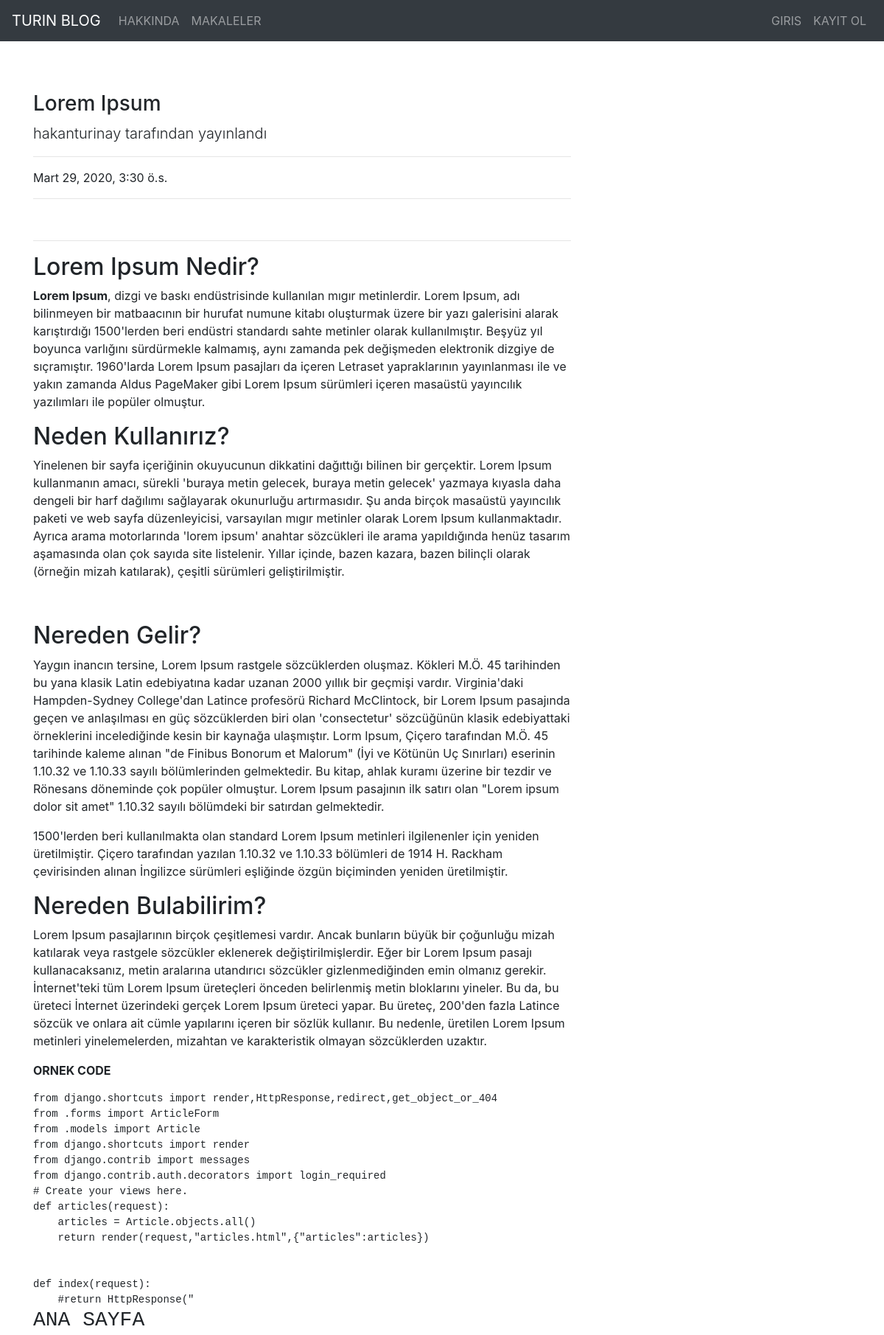
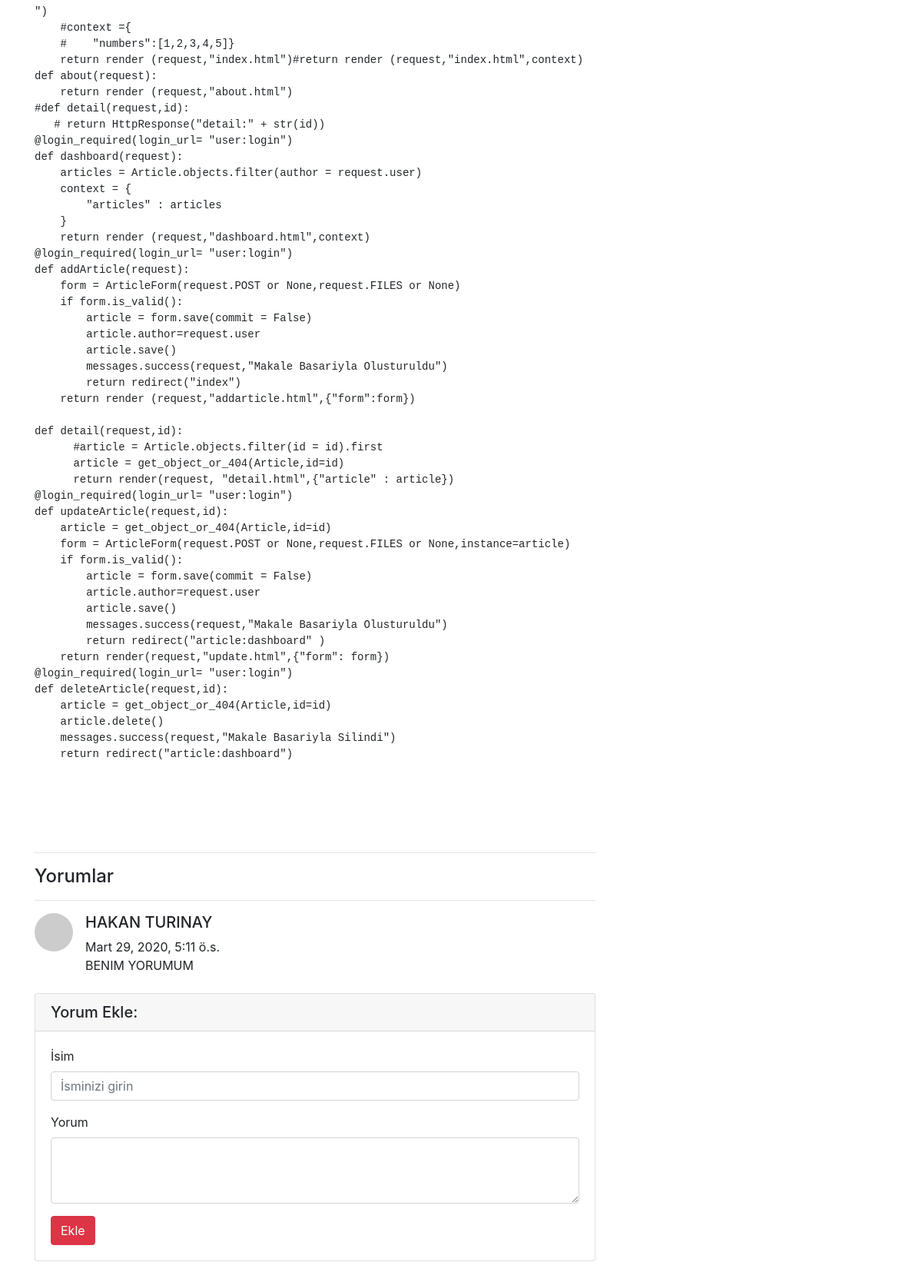
Screenshot of /articles/article/10 with the database file from the repository (2 pictures, top to bottom).
### article/models.py (models this page shows, shortened)
class Article(models.Model):
    author = models.ForeignKey("auth.User",on_delete= models.CASCADE,verbose_name ="YAZAR")#user tablosunu isaret eder user silinirse inputlarida siliniz on deletede
    title = models.CharField(max_length=30, validators=[MinLengthValidator(5)],verbose_name ="BASLIK")
    content = RichTextField()
    created_date = models.DateTimeField(auto_now_add=True,verbose_name ="OLUSTURULMA TARIHI") #O ANKI TARIHI DIREK ATAR
    article_image = models.FileField(blank = True, null = True,verbose_name="MAKALEYE FOTOGRAF YUKLEYIN")
    class Meta:
        ordering = ['-created_date']

class Comment(models.Model):
    article = models.ForeignKey(Article,on_delete=models.CASCADE,verbose_name = "MAKALE",related_name="comments")
    comment_author = models.CharField(max_length=50,verbose_name ="ISIM")
    comment_content = models.CharField(max_length=200, verbose_name ="YORUM")
    comment_date = models.DateTimeField(auto_now_add=True)
    class Meta:
        ordering = ['-comment_date']

### article/views.py (the view)
# urls.py: path('article/<int:id>', views.detail,name = "detail"),
def detail(request,id):
    article = get_object_or_404(Article,id = id)
    comments = article.comments.all()
    return render(request,"detail.html",{"article":article,"comments":comments})

### templates/detail.html (shortened to what this page needs)
{% extends "layout.html" %}
{% block body %}
<div class="row">
    <div class="col-lg-8">
      <h3 class="mt-4">{{article.title}}</h3>
      <p class="lead">
        {{article.author.username}} tarafından yayınlandı
      </p>
      <hr>
      <p>{{article.created_date}}</p>
      <hr>
      <hr>
      <p class="lead">
          {{article.content|safe}}
      </p>
      <hr>
      <h4>Yorumlar</h4>
      <hr>
      {% if comments %}
      {% for comment in comments  %}
        <div class="media mb-4">
          <img class="d-flex mr-3 rounded-circle" src="http://placehold.it/50x50" alt="">
          <div class="media-body">
            <h5 class="mt-0">{{comment.comment_author}}</h5>
            {{comment.comment_date}} <br>
            {{comment.comment_content}}
          </div>
        </div>
      {% endfor %}
      {% else %}
      <div class ="alert alert-danger">
        Bu makaleye herhangi bir yorum yazılmamış,ilk yorum yapan siz olun!
      </div>
      {% endif %}
      <div class="card my-4">
          <h5 class="card-header">Yorum Ekle:</h5>
          <div class="card-body">
            <form method = "post" action = "{% url 'article:comment' article.id %}">
              <div class="form-group">
                  <label for="formGroupExampleInput">İsim</label>
                  <input name = "comment_author" type="text" class="form-control" id="formGroupExampleInput" placeholder="İsminizi girin">
                </div>
              <div class="form-group">
                  <label for="formGroupExampleInput">Yorum</label>
                <textarea name = "comment_content" class="form-control" rows="3"></textarea>
              </div>
              <button type="submit" class="btn btn-danger">Ekle</button>
            </form>
          </div>
        </div>
        </div>
      </div>
{% endblock body %}

### templates/layout.html (shortened to what this page needs)
<!DOCTYPE html>
{% load static %}
<html lang="en">
<head>
    <link rel="stylesheet" href= "{% static 'css/bootstrap.min.css' %}">
</head>
<body>
    {%include "includes/navbar.html"%}
    <div style = "margin-top : 100px; margin-bottom : 100px;" class = "container">
        {%block body%}
        {%endblock body%}
    </div>
    </body>
</html>

### templates/includes/navbar.html (shortened to what this page needs)
<nav class="navbar navbar-expand-md navbar-dark fixed-top bg-dark">
  <a class="navbar-brand" href="{% url 'index' %}">TURIN BLOG</a>
  <div class="collapse navbar-collapse" id="navbarCollapse">
    <ul class ="navbar-nav mr-auto">
      <li>
        <a class="nav-link" href="{% url 'about' %}">HAKKINDA</a>
      </li>
      <li>
        <a class="nav-link" href="{% url 'article:articles' %}">MAKALELER</a>
      </li>
    </ul>
    <ul class = "navbar-nav ml-auto">
      {% if request.user.is_authenticated %}
      <li>
        <a class="nav-link" href="{% url 'article:dashboard' %}">KONTROL PANELI </a>
      </li>
      <li>
        <a class="nav-link" href="{% url 'user:logout' %}">CIKIS YAP </a>
      </li>
      {% else %}
      <li>
        <a class="nav-link" href="{% url 'user:login' %}">GIRIS </a>
      </li>
      <li>
        <a class="nav-link" href="{% url 'user:register' %}">KAYIT OL</a>
      </li>
      {% endif %}
    </ul>
  </div>
</nav>

### rows the page displays
Article: title "Lorem Ipsum", author.username "hakanturinay", created_date "Mart 29, 2020, 3:30 ö.s.", content "Lorem Ipsum Nedir? Lorem Ipsum , dizgi ve baskı endüstrisinde kullanılan mıgır metinlerdir. Lorem Ipsum, adı bilinmeyen bir matbaacının bir hurufat numune kitabı oluşturmak üzere bir yazı galerisini alarak karıştırdığı 1500'lerden beri endüstri standardı sahte metinler olarak kullanılmıştır. Beşyüz yıl boyunca varlığını sürdürmekle kalmamış, aynı zamanda pek değişmeden elektronik dizgiye de sıçramıştır. 1960'larda Lorem Ipsum pasajları da içeren Letraset yapraklarının yayınlanması ile ve yakın zamanda Aldus PageMaker gibi Lorem Ipsum sürümleri içeren masaüstü yayıncılık yazılımları ile popüler olmuştur. Neden Kullanırız? Yinelenen bir sayfa içeriğinin okuyucunun dikkatini dağıttığı bilinen…"
Comment: comment_author "HAKAN TURINAY", comment_date "Mart 29, 2020, 5:11 ö.s.", comment_content "BENIM YORUMUM"
